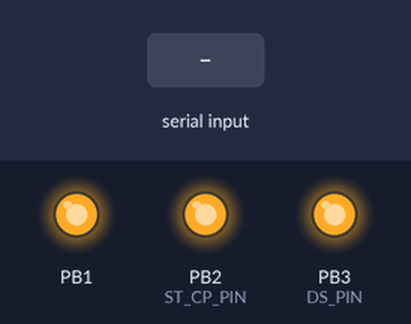
Simulated run of this program. Board: ATmega328P, built with avr-gcc and emulated at 16 MHz. Parts: output pins drawn as LEDs (lit = HIGH). The inputs (shaded band) are chosen by the test bench. Pins used as bus, display or sensor lines are not drawn; what the program prints to the serial monitor is not drawn.

Above: at 1.2 s.
1.3 s: "90,45\n" received over Serial
Timing chart, 0 to 4.3 s (numbered marks = the images above; inputs shaded):
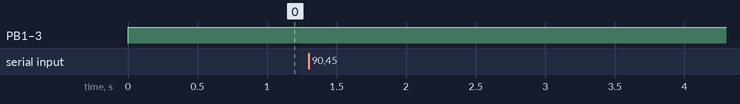

The program:

main.cpp
```cpp
/*
* Firmware.cpp
*
* Created: 2017-03-03 20:23:59
* Author : Adam
*/

#include "usart.h"
#include "shift_regs.h"
#include "time.h"
#include "proto.h"
#include "interpreter.h"
#include "controller.h"
#include <avr/io.h>
#include <avr/wdt.h>

#define F_CPU 16000000UL
#include <util/delay.h>
#include <avr/interrupt.h>

uint8_t resetSource __attribute__((section(".noinit")));
void wdtPreInit() __attribute__
((naked)) __attribute__((section(".init3")));

void wdtPreInit() {
	resetSource = MCUSR;
	MCUSR = 0;
	wdt_disable();
}

int main(void) {
	initTime();
	initUSART();
	initRegs();

	DDRB |= (1 << PORTB1);
	sei();

	usart.tx.insert("KSI controller v1.0.0\r\n");
	if(resetSource & (1 << WDRF)) usart.tx.insert(ErrorCodes::WATCHDOG_RESTART);
	else if((resetSource & (1 << PORF)) || (resetSource & (1 << EXTRF))) usart.tx.insert(ErrorCodes::HELLO);
	else if(resetSource & (1 << BORF)) usart.tx.insert(ErrorCodes::BROWNOUT);
	else usart.tx.insert(ErrorCodes::HARDWARE_ERROR); //Should not happen

	char command[65];

	wdt_enable(WDTO_120MS);
	SLED_ON();

	while(true) {
		sendUSART();
		controller.worker();

		if(!usart.rx.isEmpty()) {
			if(usart.rx.isFULL()) {
				usart.rx.clear();
				usart.tx.insert(ErrorCodes::BUFFER_OVERFLOW);
				continue;
			}

			if(usart.rx.linesInBufffer() > 0) {
				bool lineEnd = false;
				uint8_t i = 0;
				for(; i < 64; i++) {
					command[i] = usart.rx.pop();
					if(command[i] == '\n') {
						command[i + 1] = '\0';
						lineEnd = true;
						break;
					}
				}
				if(lineEnd) interpreter(command);
				else {
					while(usart.rx.linesInBufffer() > 0) usart.rx.pop();
					usart.tx.insert(ErrorCodes::COMMAND_TOO_LONG);
				}
			}

		}

		wdt_reset();
	}
}
```

FIFO.cpp
```cpp
/*
* FIFO.cpp
*
* Created: 2016-08-21 16:52:36
* Author: Adam
*/


#include "FIFO.h"
#include <stdlib.h>
#include <avr/io.h>
#include <avr/interrupt.h>

FIFO::FIFO(uint8_t lenght) : head(0), tail(0), count(0), size(lenght), lines(0) {
	buffer = (uint8_t*) calloc(lenght, sizeof(uint8_t));
}

FIFO::~FIFO() {
	free((void*) buffer);
}

bool FIFO::isEmpty() {
	return count == 0;
}

bool FIFO::isFULL() {
	return count == size;
}

uint8_t FIFO::elementCount() {
	return count;
}

uint8_t FIFO::linesInBufffer() {
	return lines;
}

void FIFO::insert(uint8_t data) {
	if(isFULL()) return;
	*(buffer + head) = data;
	uint8_t sreg = SREG;
	cli();
	head += 1;
	if(head >= size) head = 0;
	count += 1;
	if(data == '\n') lines += 1;
	SREG = sreg;
}

uint8_t FIFO::pop() {
	uint8_t sreg = SREG;
	cli();
	uint8_t x = *(buffer + tail);
	count -= 1;
	tail += 1;
	if(tail >= size) tail = 0;
	if(x == '\n') lines -= 1;
	SREG = sreg;
	return x;
}

void FIFO::insert(const char *string) {
	for(int i = 0;; i++) {
		if(string[i] == '\0') break;
		insert(string[i]);
	}
}

void moveLine(FIFO &a, FIFO &b) {
	if(a.linesInBufffer() == 0) return;

	uint8_t c;

	do {
		c = a.pop();
		b.insert(c);
	}
	while(c != '\n');
}

void FIFO::clear() {
	uint8_t sreg = SREG;
	cli();
	while(!isEmpty()) pop();
	SREG = sreg;
}
```

FIFO.h
```cpp
/*
* FIFO.h
*
* Created: 2016-08-21 16:52:36
* Author: Adam
*/


#ifndef __FIFO_H__
#define __FIFO_H__

#include <stdint.h>

class FIFO {
public:
	FIFO(uint8_t lenght);
	~FIFO();
	void insert(uint8_t data);
	void insert(const char *string);
	uint8_t pop();
	uint8_t linesInBufffer();
	bool isFULL();
	bool isEmpty();
	uint8_t elementCount();
	void clear();
private:
	volatile uint8_t *buffer;
	volatile uint8_t head, tail, count, size, lines;
}; //FIFO

void moveLine(FIFO &a, FIFO &b);

#endif //__FIFO_H__
```

Interpreter.cpp
```cpp
/*
* Interpreter.cpp
*
* Created: 2017-03-27 14:51:27
* Author: Adam
*/


#include "interpreter.h"

#include "usart.h"
#include "proto.h"
#include "Controller.h"
#include <string.h>


int8_t hex2int(const char hex) {
	if(hex >= '0' && hex <= '9') return hex - '0';
	if(hex >= 'A' && hex <= 'F') return hex - 'A' + 10;
	if(hex >= 'a' && hex <= 'f') return hex - 'a' + 10;
	return -1;
}

bool testChecksum(char *command) {
	int8_t sum = 0;
	uint8_t i = 0;
	for(; i < 62; i++) {
		if(command[i + 2] == '\n' || command[i + 3] == '\n') break;
		sum ^= command[i];
	}
	if(sum == hex2int(command[i]) * 16 + hex2int(command[i + 1])) return true;
	usart.tx.insert(ErrorCodes::INVALID_CHECKSUM);
	return false;
}

void interpreter(char *command) {
	if(command[0] == '\0' || command[1] == '\0' || command[2] == '\0') {
		usart.tx.insert(ErrorCodes::UNKNOWN_COMMAND);
	}
	else if(strncmp(Commands::PING, command, 4) == 0) {
		usart.tx.insert(ErrorCodes::OK);
	}
	else if(strncmp(Commands::POWER_ON, command, 4) == 0 || strncmp(Commands::HALT, command, 4) == 0) {
		//if(testChecksum(command)) return; //TODO: enable this
		uint32_t value = 0;
		for(uint8_t i = 4; i < 12; i++) {
			int8_t x = hex2int(command[i]);
			if(x < 0) {
				usart.tx.insert(ErrorCodes::INVALID_ARGS);
				return;
			}
			value <<= 4;
			value |= x;
		}
		usart.tx.insert(ErrorCodes::OK);
		if(strncmp(Commands::POWER_ON, command, 4) == 0) controller.setOutputs(value, 500);
		else controller.setOutputs(value, 5500);
	}
	else if(strncmp(Commands::RESET_CONTROLLER, command, 4) == 0) {
		usart.tx.insert(ErrorCodes::OK);
		sendUSART();
		while(true) {
		} //Trigger watchdog
	}
	else {
		usart.tx.insert(ErrorCodes::UNKNOWN_COMMAND);
	}
}
```

Interpreter.h
```cpp
/*
* Interpreter.h
*
* Created: 2017-03-27 14:51:27
* Author: Adam
*/


#ifndef __INTERPRETER_H__
#define __INTERPRETER_H__

void interpreter(char * command);

#endif //__INTERPRETER_H__
```

controller.cpp
```cpp
/*
* Controller.cpp
*
* Created: 2017-03-27 18:54:33
* Author: Adam
*/

#include "controller.h"
#include "shift_regs.h"
#include "time.h"
#include "usart.h"
#include "proto.h"

const uint8_t portMap[32] = {
	1, 2, 3, 4, 5, 6, 7, 0,
	8, 15, 14, 13, 12, 11, 10, 9,
	16, 23, 22, 21, 20, 19, 18, 17,
	25, 26, 27, 28, 29, 30, 31, 24
};

Controller::Controller() : busy(false) {
}

bool Controller::isBusy() {
	return busy;
}

void Controller::setOutputs(uint32_t data, uint16_t pulseLenght) {
	if(isBusy()) {
		usart.tx.insert(ErrorCodes::DEVICE_BUSY);
		return;
	}
	start = milis();
	lenght = pulseLenght;
	uint32_t ports = 0;
	for(uint8_t i = 0; i < 32; i++) {
		if(data & ((uint32_t)1 << i))
		ports |= ((uint32_t)1 << portMap[i]);
	}
	setRegs(~ports);
	busy = true;
	SLED_OFF();
}

void Controller::clear() {
	setRegs(0xFFFFFFFF);
	busy = false;
}

void Controller::worker() {
	if(busy && milis() - start > lenght) {
		clear();
		usart.tx.insert(ErrorCodes::DONE);
		SLED_ON();
	}
}

Controller controller;
```

controller.h
```cpp
/*
* Controller.h
*
* Created: 2017-03-27 18:54:33
* Author: Adam
*/


#ifndef __CONTROLLER_H__
#define __CONTROLLER_H__

#include <stdint.h>

class Controller {
private:
	bool busy;
	uint32_t start;
	uint32_t lenght;
public:
	Controller();
	void setOutputs(uint32_t data, uint16_t pulseLenght);
	bool isBusy();
	void worker();
	void clear();
}; //Controller

extern Controller controller;

#endif //__CONTROLLER_H__
```

proto.cpp
```cpp
/*
 * error_codes.cpp
 *
 * Created: 2017-03-27 16:37:01
 *  Author: Adam
 */

#include "proto.h"

const char * ErrorCodes::OK = "00 OK\r\n";
const char * ErrorCodes::HELLO = "01 HELLO\r\n";
const char * ErrorCodes::DONE = "02 DONE\r\n";
const char * ErrorCodes::CLIENT_ERROR = "10 CLIENT ERROR\r\n";
const char * ErrorCodes::UNKNOWN_COMMAND = "11 UNKNOWN COMMAND\r\n";
const char * ErrorCodes::INVALID_ARGS = "12 INVALID ARGS\r\n";
const char * ErrorCodes::INVALID_CHECKSUM = "13 INVALID CHECKSUM\r\n";
const char * ErrorCodes::DEVICE_BUSY = "14 DEVICE BUSY\r\n";
const char * ErrorCodes::COMMAND_TOO_LONG = "15 COMMAND TOO LONG\r\n";
const char * ErrorCodes::FIRMWARE_ERROR = "20 FIRMWARE ERROR\r\n";
const char * ErrorCodes::BUFFER_OVERFLOW = "21 BUFFER OVERFLOW\r\n";
const char * ErrorCodes::HARDWARE_ERROR = "30 HARDWARE ERROR\r\n";
const char * ErrorCodes::WATCHDOG_RESTART = "31 WATCHDOG RESTART\r\n";
const char * ErrorCodes::BROWNOUT = "32 BROWNOUT RESTART\r\n";

// Syntax:
// <command><args><checksum>\r\n
// Checksum algorithm: XOR on chars (8 bits)

// Replies with 00 OK, no checksum required
const char * Commands::PING = "PING";

// Args: uint32 in ascii hex (without leading 0x); Replies with 00 OK, starts job in async, sends 02 DONE when finished
const char * Commands::POWER_ON = "PWON";
const char * Commands::HALT = "HALT";

// Replies with 00 OK ans 31 WATCHDOG RESTART, no checksum required
const char * Commands::RESET_CONTROLLER = "RSTC";
```

proto.h
```cpp
/*
 * error_codes.h
 *
 * Created: 2017-03-27 15:20:58
 *  Author: Adam
 */


#ifndef PROTO_H_
#define PROTO_H_

#include <avr/io.h>

struct ErrorCodes {
	static const char * OK;
	static const char * HELLO;
	static const char * DONE;
	static const char * CLIENT_ERROR;
	static const char * UNKNOWN_COMMAND;
	static const char * INVALID_ARGS;
	static const char * INVALID_CHECKSUM;
	static const char * DEVICE_BUSY;
	static const char * COMMAND_TOO_LONG;
	static const char * FIRMWARE_ERROR;
	static const char * BUFFER_OVERFLOW;
	static const char * HARDWARE_ERROR;
	static const char * WATCHDOG_RESTART;
	static const char * BROWNOUT;
};

struct Commands {
	static const char * PING;
	static const char * POWER_ON;
	static const char * HALT;
	static const char * RESET_CONTROLLER;
};


//Status LED
#define SLED_PORT    PORTB
#define SLED_PIN     0
#define SLED_OFF()  SLED_PORT&=~(1<<SLED_PIN)
#define SLED_ON() SLED_PORT|=(1<<SLED_PIN)

#endif /* PROTO_H_ */
```

shift_regs.cpp
```cpp
/*
* shift_regs.cpp
*
* Created: 2017-03-25 23:21:43
*  Author: Adam
*/

#include "shift_regs.h"
#include <avr/io.h>

#define DS_PORT    PORTB
#define DS_PIN     3
#define ST_CP_PORT PORTB
#define ST_CP_PIN  2
#define SH_CP_PORT PORTB
#define SH_CP_PIN  5

#define DS_LOW()  DS_PORT&=~(1<<DS_PIN)
#define DS_HIGH() DS_PORT|=(1<<DS_PIN)
#define ST_CP_LOW()  ST_CP_PORT&=~(1<<ST_CP_PIN)
#define ST_CP_HIGH() ST_CP_PORT|=(1<<ST_CP_PIN)
#define SH_CP_LOW()  SH_CP_PORT&=~(1<<SH_CP_PIN)
#define SH_CP_HIGH() SH_CP_PORT|=(1<<SH_CP_PIN)

void initRegs() {
	DDRB |= (1 << PORTB1) | (1 << PORTB2) | (1 << PORTB3) | (1 << PORTB5);
	PORTB |= (1 << PORTB1);
	setRegs(0xFFFFFFFF);
}

void regSendByte(uint8_t data) {
	SH_CP_LOW();
	for(int8_t i = 7; i >= 0; i--) {
		if(data & (1 << i)) DS_HIGH();
		else DS_LOW();

		SH_CP_HIGH();
		SH_CP_LOW();
	}

}

union regData {
	uint32_t data;
	uint8_t regs[4];
};

void setRegs(uint32_t data) {
	regData x;
	x.data = data;
	ST_CP_LOW();
	for(int8_t i = 3; i >= 0; i--) {
		regSendByte(x.regs[i]);
	}
	ST_CP_HIGH();
}
```

shift_regs.h
```cpp
/*
 * shift_regs.h
 *
 * Created: 2017-03-25 23:20:46
 *  Author: Adam
 */


#ifndef SHIFT_REGS_H_
#define SHIFT_REGS_H_

#include <stdint.h>

void initRegs();
void setRegs(uint32_t data);

#endif /* SHIFT_REGS_H_ */
```

time.cpp
```cpp
/*
* time.cpp
*
* Created: 2017-03-26 23:21:43
*  Author: Adam
*/

#include "time.h"
#include <avr/io.h>
#include <avr/interrupt.h>

volatile uint32_t _milis = 0;

uint32_t milis() {
	return _milis;
}

void initTime() {
	TCCR0A = (1 << WGM01);
	OCR0A = 250;
	TCCR0B = (1 << CS00) | (1 << CS01);
	TIMSK0 = (1 << OCIE0A);
}

ISR (TIMER0_COMPA_vect){
	_milis++;
}
```

time.h
```cpp
/*
 * time.h
 *
 * Created: 2017-03-26 23:21:43
 *  Author: Adam
 */


#ifndef TIME_H_
#define TIME_H_

#include <stdint.h>

uint32_t milis();
void initTime();

#endif /* TIME_H_ */
```

usart.cpp
```cpp
/*
* usart.cpp
*
* Created: 2016-08-21 15:06:01
*  Author: Adam
*/

#include "usart.h"

#include <avr/io.h>
#include <avr/interrupt.h>

USART usart(250, 250);

void initUSART() {
	UBRR0 = /*0x067;*/ 0x0000;
	UCSR0B = (1 << RXEN0) | (1 << TXEN0) | (1 << TXCIE0) | (1 << RXCIE0);
	UCSR0C = (1 << UCSZ00) | (1 << UCSZ01);
	usart.isBusy = false;
}

void sendUSART() {
	if(usart.isBusy) return;
	if(!usart.tx.isEmpty()) {
		usart.isBusy = true;
		UDR0 = usart.tx.pop();
	}
}

ISR(USART_TX_vect) {
	if(!usart.tx.isEmpty()) UDR0 = usart.tx.pop();
	else usart.isBusy = false;
}

ISR(USART_RX_vect) {
	usart.rx.insert(UDR0);
}
```

usart.h
```cpp
/*
* usart.h
*
* Created: 2016-08-20 22:12:35
*  Author: Adam
*/


#ifndef USART_H_
#define USART_H_

#include "FIFO.h"

#include <stdint.h>

struct USART {
	FIFO rx, tx;
	volatile bool isBusy;

	USART(uint8_t RXbuff, uint8_t TXbuff) : rx(RXbuff), tx(TXbuff), isBusy(true) {
	}
};

void initUSART();
extern USART usart;
void sendUSART();

#endif /* USART_H_ */
```

Measured:
- after the input at 1.3 s, every drawn part: stays the same
